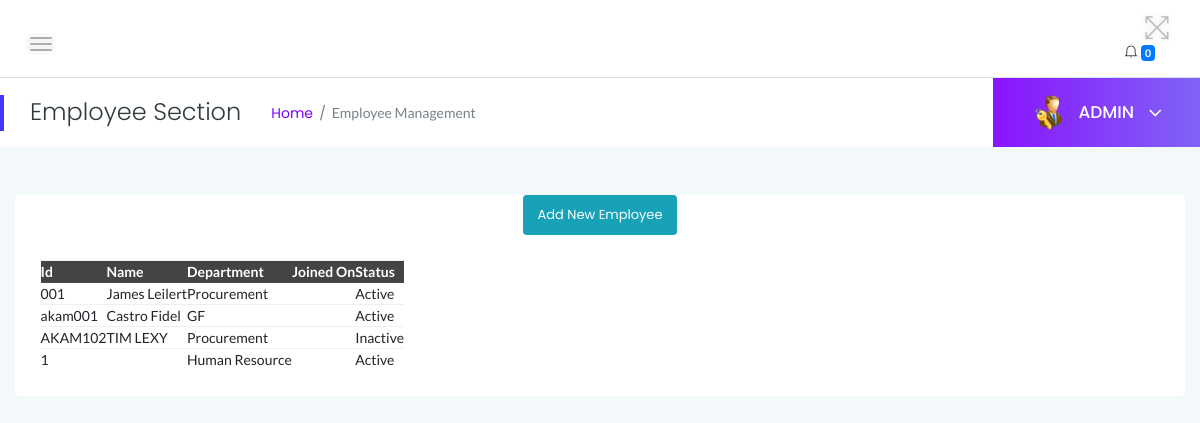
/myadmin/employees/ (signed in), run on an earlier commit of the app's database.
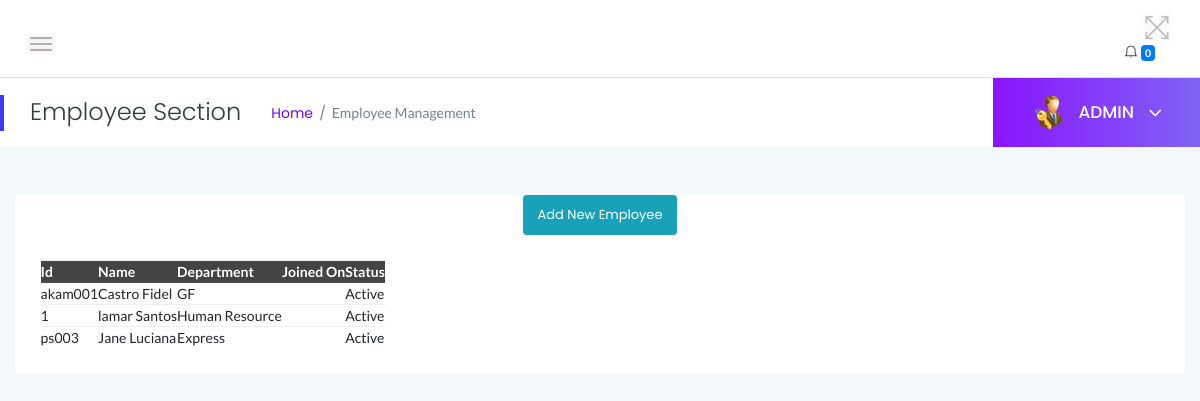
And on a later commit of the database.
### myadmin/models.py (models this page shows, shortened)
class Employee(models.Model):
    user = models.OneToOneField(User, on_delete=models.CASCADE, default=None)
    empcode = models.CharField(max_length=10, primary_key=True)
    firstName = models.CharField(max_length=100)
    lastName = models.CharField(max_length=100)
    email = models.EmailField()
    password = models.CharField(max_length=255)
    employee_type = models.CharField(
        max_length=10,
        choices=UN_CHOICES,
        default='Non-Union'
    )
    gender = models.CharField(
        max_length=10,
        choices=GENDER_CHOICES,
        default='Male'
    )
    dob = models.DateField(auto_now_add=True)
    department = models.ForeignKey(Department, on_delete=models.CASCADE)
    address = models.CharField(max_length=255, default="80100")
    city = models.CharField(max_length=100, default="Mombasa")
    country = models.CharField(max_length=100)
    mobileno = models.CharField(max_length=10)
    status = models.CharField(
        max_length=10,
        choices=EMP_CHOICES,
        default='Active'
    )
    CreationDate = models.DateField(auto_now_add=True)

class Department(models.Model):
    department_name = models.CharField(max_length=255)
    department_shortname = models.CharField(max_length=50)
    department_code = models.CharField(max_length=10)
    CreationDate = models.DateField(auto_now_add=True)
    def __str__(self):
        return self.department_name

### myadmin/views.py (the view)
# urls.py: path('employees/', views.employees, name='employees'),
@login_required
def employees(request):
    if not request.user.is_authenticated:
        return redirect('admin_login')  # Redirect to the appropriate URL
    msg = None
    if request.method == 'GET':
        if 'inid' in request.GET:
            id = request.GET.get('inid')
            status = "Inactive"
            employee = Employee.objects.get(id=id)
            employee.Status = status
            employee.save()
            return redirect('employees')
        if 'id' in request.GET:
            id = request.GET.get('id')
            status = "Active"
            employee = Employee.objects.get(id=id)
            employee.Status = status
            employee.save()
            return redirect('employees')
    employees = Employee.objects.all()
    context = {
        'employees': employees,
        'msg': msg
    }
    return render(request, 'admin/employees.html', context)

### myadmin/templates/admin/employees.html (shortened to what the changed rows need)
{% load static %}
<!Doctype html>
<html class="no-js" lang="en">
<head>
    <link rel="stylesheet" href="{% static 'css/bootstrap.min.css' %}">
    <link rel="stylesheet" href="{% static 'css/font-awesome.min.css' %}">
    <link rel="stylesheet" href="{% static 'css/themify-icons.css' %}">
    <link rel="stylesheet" href="{% static 'css/metisMenu.css' %}">
    <link rel="stylesheet" href="{% static 'css/owl.carousel.min.css' %}">
    <link rel="stylesheet" href="{% static 'css/slicknav.min.css' %}">
    <link rel="stylesheet" href="https://www.amcharts.com/lib/3/plugins/export/export.css" type="text/css" media="all" />
    <link rel="stylesheet" type="text/css" href="https://cdn.datatables.net/1.10.19/css/jquery.dataTables.css">
    <link rel="stylesheet" type="text/css" href="https://cdn.datatables.net/1.10.18/css/dataTables.bootstrap4.min.css">
    <link rel="stylesheet" type="text/css" href="https://cdn.datatables.net/responsive/2.2.3/css/responsive.bootstrap.min.css">
    <link rel="stylesheet" type="text/css" href="https://cdn.datatables.net/responsive/2.2.3/css/responsive.jqueryui.min.css">
    <link rel="stylesheet" href="{% static 'css/typography.css' %}">
    <link rel="stylesheet" href="{% static 'css/default-css.css' %}">
    <link rel="stylesheet" href="{% static 'css/styles.css' %}">
    <link rel="stylesheet" href="{% static 'css/responsive.css' %}">
</head>
<body>
<div class="page-container">
    <div class="main-content">
        <div class="main-content-inner">
            <div class="row">
                <div class="col-12 mt-5">
                    <div class="card">
                        <div class="card-body">
                            <div class="data-tables datatable-dark">
    <table>
        <thead>
            <tr>
                <th>Id</th>
                <th>Name</th>
                <th>Department</th>
                <th>Joined On</th>
                <th>Status</th>
            </tr>
        </thead>
        <tbody>
            {% for employee in employees %}
            <tr>
                <td>{{ employee.empcode }}</td>
                <td>{{ employee.firstName }} {{ employee.lastName }}</td>
                <td>{{ employee.department }}</td>
                <td>{{ employee.PostingDate }}</td>
                <td>{{ employee.status }}</td>
            </tr>
            {% endfor %}
        </tbody>
    </table>
                            </div>
  </div>
                    </div>
                </div>
            </div>
        </div>
                </div>
</body>
</html>

What changed in the data, as far as the page shows it:
removed Employee: empcode "001", firstName "James", lastName "Leilert", department "Procurement", status "Active"
removed Employee: empcode "AKAM102", firstName "TIM", lastName "LEXY", department "Procurement", status "Inactive"
changed Employee "Human Resource": firstName (not shown) → "lamar"; lastName (not shown) → "Santos"
added Employee: empcode "ps003", firstName "Jane", lastName "Luciana", department "Express", status "Active"
